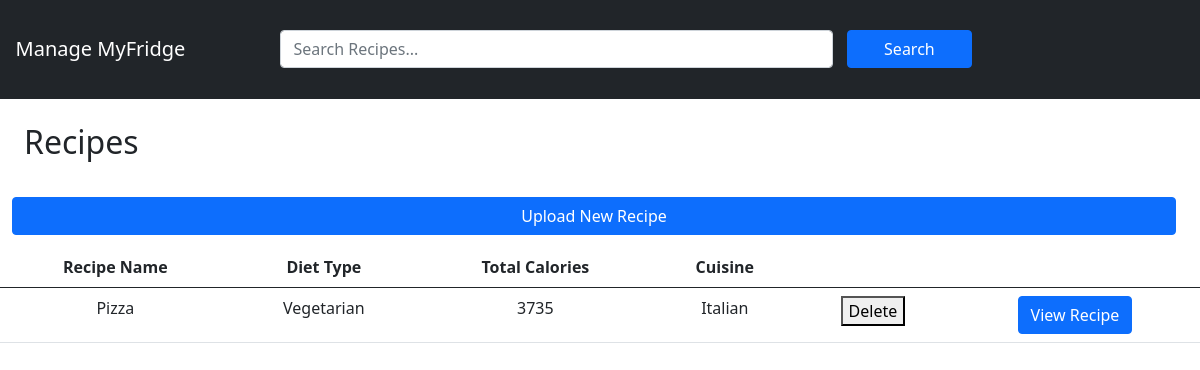
The page /recipes/search on the database as committed earlier.
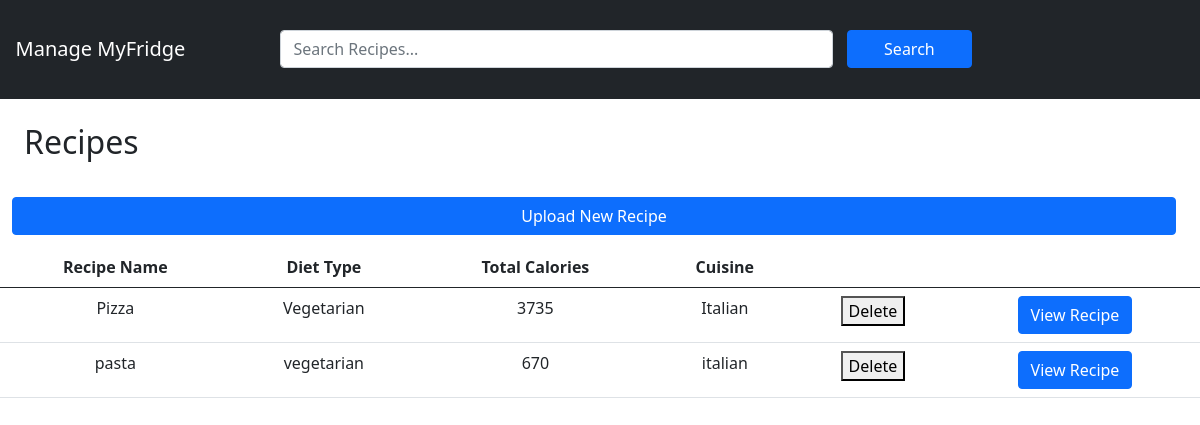
The same page on the database as committed later.
### main.py (models this page shows, shortened)
class Recipe(db.Model):
    id = db.Column(db.Integer, primary_key=True)
    name = db.Column(db.String(100), nullable=False)
    diet_type = db.Column(db.String(50))
    total_calories = db.Column(db.Integer)
    cuisine = db.Column(db.String(50))
    text = db.Column(db.String(1000))
    ingredients = db.relationship('RecipeIngredient', back_populates='recipe')

### main.py (the view)
@app.route('/recipes/search', methods=['GET'])
def recipes_search():
    search_query = request.args.get('search', '').strip()
    if not search_query:
        recipes = Recipe.query.all()
    else:
        recipes = Recipe.query.filter(
            Recipe.name.ilike(f"%{search_query}%") |
            Recipe.diet_type.ilike(f"%{search_query}%") |
            Recipe.cuisine.ilike(f"%{search_query}%")
        ).all()
    return render_template('recipes.html', recipes=recipes)

### templates/recipes.html (shortened to what this page needs)
<!DOCTYPE html>
<html>
<head>
    <link href="https://cdn.jsdelivr.net/npm/bootstrap@5.0.0-beta1/dist/css/bootstrap.min.css" rel="stylesheet"
>
</head>
<body>
    <nav class="navbar navbar-expand-lg navbar-dark bg-dark ">
        <a style="width:15%;min-width:250px;" class="navbar-brand" href="/search?search="> &nbsp;&nbsp; Manage
            MyFridge</a>
        <div style="width:60%">
            <form class="form-inline" id="myForm" action="/recipes/search" method="GET">
    <nav class="navbar" style="margin: 2%;">
        <input type="search" name="search" placeholder="Search Recipes..."
            class="form-control mr-sm-2" style="width: 80%; display: inline-block;">
        <input type="submit" value="Search" class="btn btn-primary my-2 my-sm-0"
            style="width: 18%; display: inline-block; height: 100%;">
    </nav>
</form>
        </div>
    </nav>
    <form method="post" enctype="multipart/form-data">
        <h2 style="margin:2%">Recipes</h2>
        <button class="btn btn-primary"
                style="width: 97%; text-align: center; display: inline-block; height: 100%; margin: 1%;"
                onclick="location.href='/recipes/upload/search'" type="button">
            Upload New Recipe
        </button>
    </form>
    <div class="table2" style="width: 100%; display: block;">
        <table class="table" style="width:100%; text-align: center;">
            <thead>
                <tr>
                    <th scope="col">Recipe Name</th>
                    <th scope="col">Diet Type</th>
                    <th scope="col">Total Calories</th>
                    <th scope="col">Cuisine</th>
                    <th scope="col"></th>
                    <th scope="col"></th>
                </tr>
            </thead>
            <tbody>
                {% for recipe in recipes %}
                <tr>
                    <td>{{ recipe.name }}</td>
                    <td>{{ recipe.diet_type }}</td>
                    <td>{{ recipe.total_calories }}</td>
                    <td>{{ recipe.cuisine }}</td>
                    <td><form method="post" action="/recipes/delete/{{recipe['id']}}">
                        <button type="submit">Delete</button>
                    </form></td>
                    <td>
                        <a class="btn btn-primary" href="/recipes/view/{{ recipe.id }}">View Recipe</a>
                    </td>
                </tr>
                {% endfor %}
            </tbody>
        </table>
    </div>
</body>
</html>

Rows that differ between the two databases and show on the page:
added Recipe: name "pasta", diet_type "vegetarian", total_calories "670", cuisine "italian"
